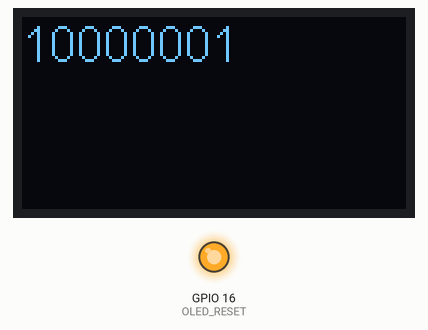
This sketch was run on a simulated ESP8266 (NodeMCU). Shown: 128×64 one-colour display, output pins drawn as LEDs (lit = HIGH). No radio packets arrive unless stated; what the sketch prints to the serial monitor is not drawn.

Above: at 2.1 s.
At 6.3 s:
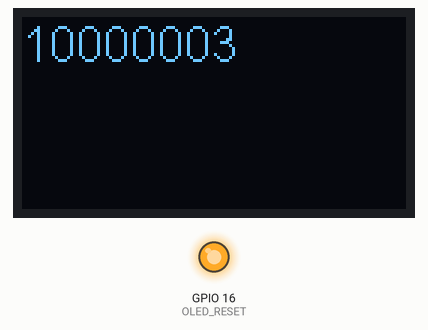
At 10.4 s:
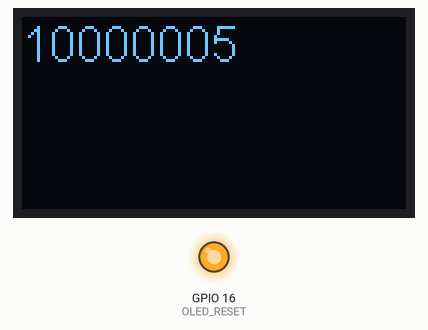
At 18.7 s:
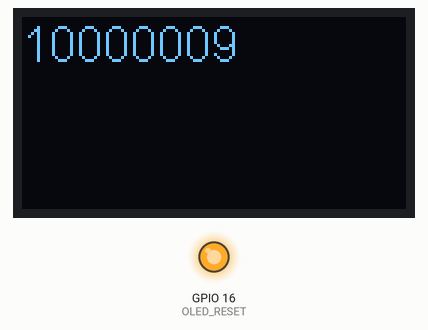
At 29.1 s:
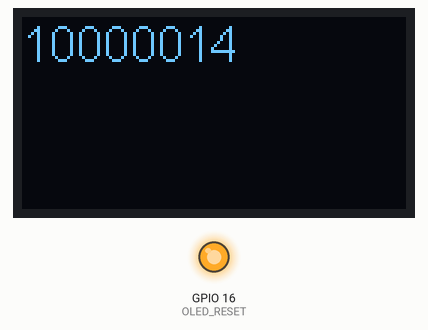
At 37.4 s:
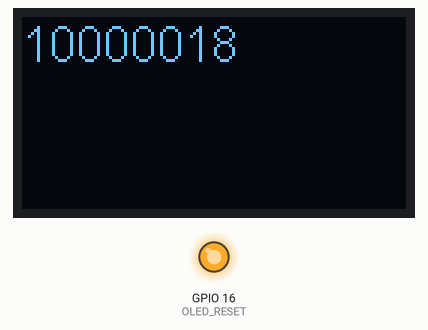

The sketch:

LoRaSender5.ino
```cpp
//code by Judy Abi Nehme
#include <SPI.h>              // include libraries
#include <LoRa.h>
#include <SSD1306.h>

const int csPin = 18;          // LoRa radio chip select
const int resetPin = 14;       // LoRa radio reset
const int irqPin = 26;         // change for your board; must be a hardware interrupt pin

// Screen configuration
#define OLED_I2C_ADDR 0x3C
#define OLED_RESET 16
#define OLED_SDA 21
#define OLED_SCL 22
SSD1306 display (OLED_I2C_ADDR, OLED_SDA, OLED_SCL);
int msgCount = 10000001;
int interval = 2000;          // interval between sends
long lastSendTime = 0;        // time of last packet send
int CR;
int SF;
int prm = 37;   //max prm is 53
int BW = 125E3;
int TxP = 10;

void setup() {
  Serial.begin(115200);                   // initialize serial
  while (!Serial);

  SPI.begin(5,19,27,18);
  //screen initialization
  pinMode(OLED_RESET, OUTPUT);
  digitalWrite(OLED_RESET, LOW);
  delay(50);
  digitalWrite(OLED_RESET, HIGH);
  display.init ();
  display.flipScreenVertically ();
  display.setFont (ArialMT_Plain_16);
  display.setTextAlignment (TEXT_ALIGN_LEFT);
  display.display ();

  Serial.println("LoRa Duplex - Set spreading factor");

  // override the default CS, reset, and IRQ pins (optional)
  LoRa.setPins(csPin, resetPin, irqPin); // set CS, reset, IRQ pin

  if (!LoRa.begin(866E6)) {             // initialize ratio at 915 MHz
    Serial.println("LoRa init failed. Check your connections.");
    while (true);                       // if failed, do nothing
  }

  LoRa.setTxPower(TxP);
  LoRa.setSignalBandwidth(BW);
  CR = prm/6;
  LoRa.setCodingRate4(CR);
  SF = (prm%6)+7;
  LoRa.setSpreadingFactor(SF);       // ranges from 6-12,default 7 see API docs
  Serial.println(String(SF) + " " + String(CR));
  LoRa.noCrc();
  LoRa.explicitHeaderMode();
  Serial.println("LoRa init succeeded.");
}

void loop() {
  if (millis() - lastSendTime > interval) {
    String message = "";   // send a message
    message += msgCount;
    Serial.println(String(BW)+ " " + String(SF) + " " + String(CR) + " " + message); //change to println and remove the space at the end of the string if not measuring air time
    sendMessage(message);
    lastSendTime = millis();            // timestamp the message
    //interval = random(2000) + 1000;    // 2-3 seconds
    msgCount++;

  }
  if (msgCount>10000500){
    LoRa.setTxPower(17);
      sendMessage("changeRC");
      delay(2000);//in case the relay wasn't functioning the message should reach the receiver
    prm--;
    CR=prm/6;
    LoRa.setCodingRate4(CR);
    SF=(prm%6)+7;
    LoRa.setSpreadingFactor(SF);
    int i=0;
    while (i<20){
      sendMessage("changePM");
      Serial.println("change PM " + String(SF) + " " + String(CR) + " " + String(prm));
      delay(1500);    //send changePM 20 times
      i++;
    }
    if (SF<10)
    interval = 4000;
    else
    interval = 2000;
    delay (45000);
    LoRa.setTxPower(TxP);

    msgCount = 10000001;
  }// to keep size 8 bytes
}

void sendMessage(String outgoing) {
  LoRa.beginPacket();                   // start packet
  LoRa.print(outgoing);                 // add payload
  //Serial.print(String(micros()) + " ");//Serial.println("started");
  LoRa.endPacket();                     // finish packet and send it
  //Serial.println(String(micros()));//Serial.println("ended");
  //msgCount++;                           // increment message ID
  display.clear();
  display.drawString(0,0, outgoing);
  display.display();
}

void onReceive(int packetSize) {
  if (packetSize == 0) return;          // if there's no packet, return

  // read packet header bytes:
  String incoming = "";

  while (LoRa.available()) {
    incoming += (char)LoRa.read();
  }

  Serial.println("Message: " + incoming);
  Serial.println("RSSI: " + String(LoRa.packetRssi()));
  Serial.println("Snr: " + String(LoRa.packetSnr()));
  Serial.println();
}
```

Measured:
- what the display in image 0 shows lasts 2.1 s, from 2.1 s to 4.2 s
